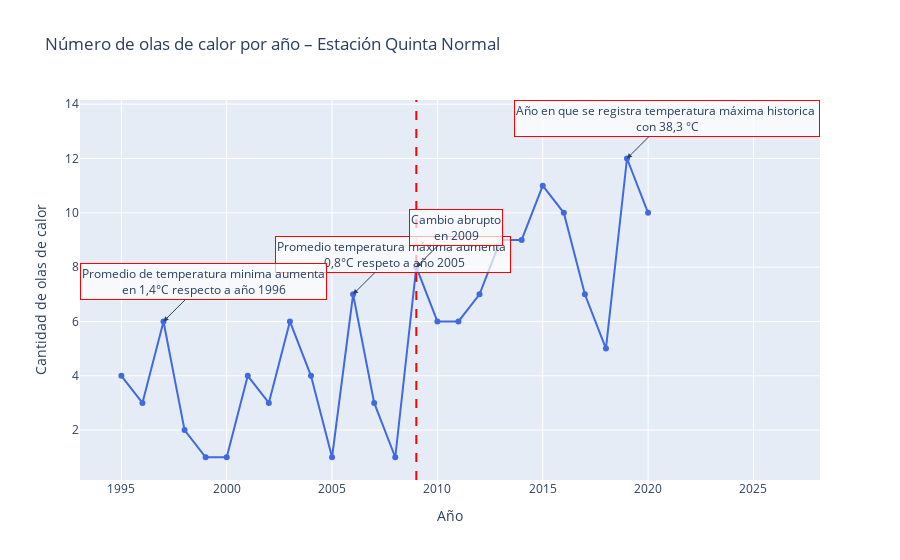

Notebook code for this chart:
### Code cell
import plotly.graph_objects as go

fig = go.Figure()

# Línea principal (color azul )
fig.add_trace(go.Scatter(
    x=olas_por_año.index,
    y=olas_por_año.values,
    mode='lines+markers',
    name='Olas de calor',
    line=dict(color='royalblue')
))

# Línea vertical en 2010
fig.add_vline(
    x=2009,
    line_width=2,
    line_dash='dash',
    line_color='red'
)

fig.add_annotation(
    x=2006, y=olas_por_año.loc[2006],
    text="Promedio temperatura máxima aumenta <br> 0,8°C respeto a año 2005",
    showarrow=True,
    arrowhead=2,
    ax=40,  # desplazamiento de flecha
    ay=-40,
    bgcolor="rgba(255,255,255,0.7)",
    bordercolor="red",
    borderwidth=1
)


fig.add_annotation(
    x=1997, y=olas_por_año.loc[1997],
    text="Promedio de temperatura minima aumenta<br>en 1,4°C respecto a año 1996",
    showarrow=True,
    arrowhead=2,
    ax=40,  # desplazamiento de flecha
    ay=-40,
    bgcolor="rgba(255,255,255,0.7)",
    bordercolor="red",
    borderwidth=1
)


fig.add_annotation(
    x=2009, y=olas_por_año.loc[2009],
    text="Cambio abrupto<br>en 2009",
    showarrow=True,
    arrowhead=2,
    ax=40,  # desplazamiento de flecha
    ay=-40,
    bgcolor="rgba(255,255,255,0.7)",
    bordercolor="red",
    borderwidth=1
)

fig.add_annotation(
    x=2019, y=olas_por_año.loc[2019],
    text="Año en que se registra temperatura máxima historica <br>con 38,3 °C",
    showarrow=True,
    arrowhead=2,
    ax=40,  # desplazamiento de flecha
    ay=-40,
    bgcolor="rgba(255,255,255,0.7)",
    bordercolor="red",
    borderwidth=1,
    
)


fig.update_layout(
    title="Número de olas de calor por año – Estación Quinta Normal",
    xaxis_title="Año",
    yaxis_title="Cantidad de olas de calor",
    legend=dict(yanchor="top", y=0.99, xanchor="left", x=0.01)
)


fig.show()

### Figure 1 — Plotly figure (JSON) as saved in the notebook; plotly's stock layout.template omitted (floating-point values rounded to 4 significant figures)
{"data": [{"line": {"color": "royalblue"}, "mode": "lines+markers", "name": "Olas de calor", "type": "scatter", "x": [1995, 1996, 1997, 1998, 1999, 2000, 2001, 2002, 2003, 2004, 2005, 2006, 2007, 2008, 2009, 2010, 2011, 2012, 2013, 2014, 2015, 2016, 2017, 2018, 2019, 2020], "y": [4, 3, 6, 2, 1, 1, 4, 3, 6, 4, 1, 7, 3, 1, 8, 6, 6, 7, 9, 9, 11, 10, 7, 5, 12, 10]}], "layout": {"annotations": [{"arrowhead": 2, "ax": 40, "ay": -40, "bgcolor": "rgba(255,255,255,0.7)", "bordercolor": "red", "borderwidth": 1, "showarrow": true, "text": "Promedio temperatura máxima aumenta <br> 0,8°C respeto a año 2005", "x": 2006, "y": 7}, {"arrowhead": 2, "ax": 40, "ay": -40, "bgcolor": "rgba(255,255,255,0.7)", "bordercolor": "red", "borderwidth": 1, "showarrow": true, "text": "Promedio de temperatura minima aumenta<br>en 1,4°C respecto a año 1996", "x": 1997, "y": 6}, {"arrowhead": 2, "ax": 40, "ay": -40, "bgcolor": "rgba(255,255,255,0.7)", "bordercolor": "red", "borderwidth": 1, "showarrow": true, "text": "Cambio abrupto<br>en 2009", "x": 2009, "y": 8}, {"arrowhead": 2, "ax": 40, "ay": -40, "bgcolor": "rgba(255,255,255,0.7)", "bordercolor": "red", "borderwidth": 1, "showarrow": true, "text": "Año en que se registra temperatura máxima historica <br>con 38,3 °C", "x": 2019, "y": 12}], "legend": {"x": 0.01, "xanchor": "left", "y": 0.99, "yanchor": "top"}, "shapes": [{"line": {"color": "red", "dash": "dash", "width": 2}, "type": "line", "x0": 2009, "x1": 2009, "xref": "x", "y0": 0, "y1": 1, "yref": "y domain"}], "title": {"text": "Número de olas de calor por año – Estación Quinta Normal"}, "xaxis": {"title": {"text": "Año"}}, "yaxis": {"title": {"text": "Cantidad de olas de calor"}}}}
